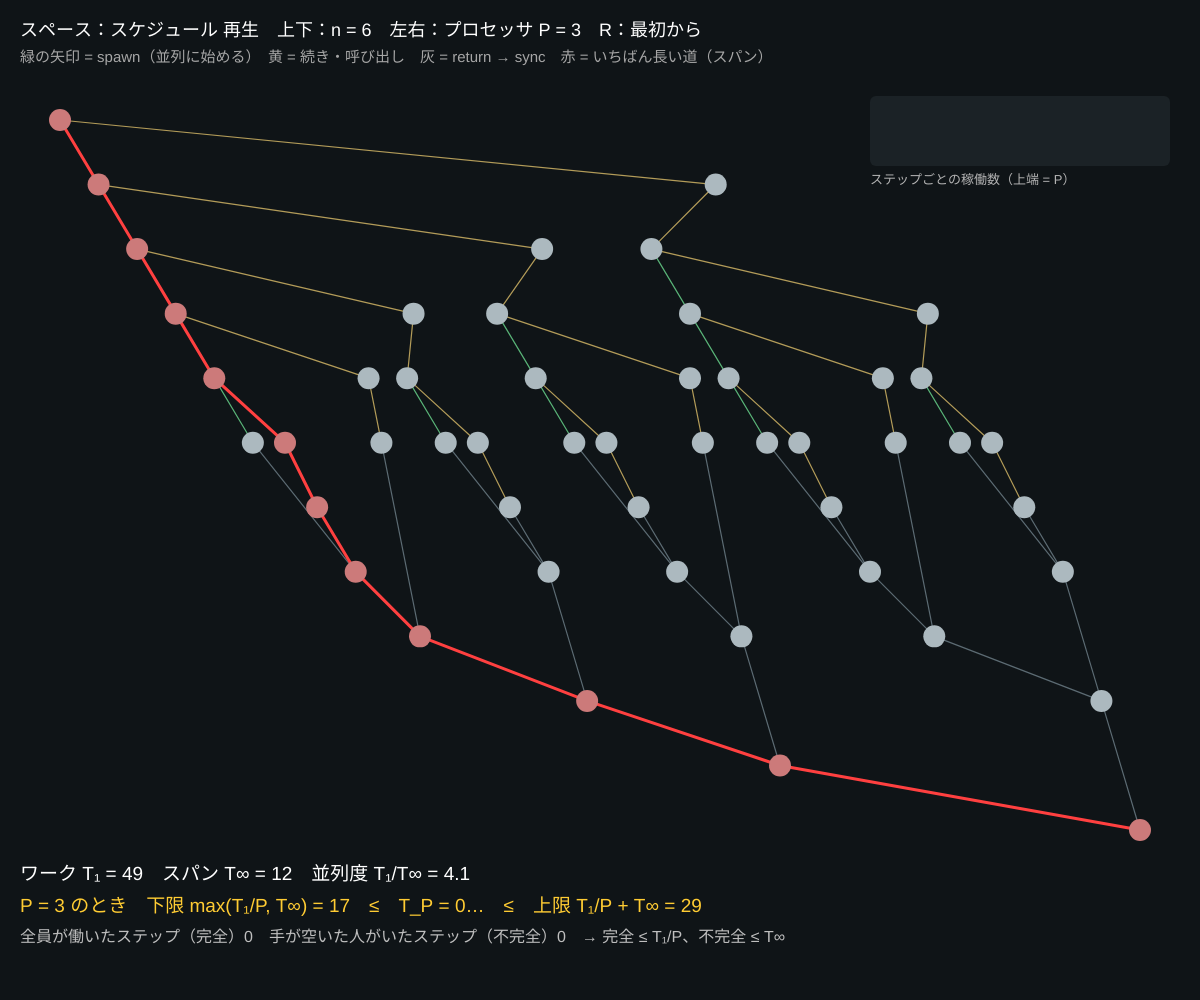
Frame 1 (no input)
Frame 60 (no input): identical to frame 1, image omitted
Frame 120 (the mouse pressed at the canvas centre since frame 60): identical to frame 1, image omitted

The p5.js sketch that drew this single still picture (run headless with seeded random() and noise() and a simulated clock; from frame 60 on, the mouse is pressed at the canvas centre):

// p5.js sketch
// ── sketch.js
// ============================================
// 07 フォーク・ジョイン並列と計算 DAG（並列フィボナッチ）
// 並列フィボナッチ fib(n)：fib(n−1) を spawn（別の人に任せる）しながら、自分は fib(n−2) を計算し、sync で待ち合わせる
// 丸 = ストランド（1 単位時間の仕事）、矢印 = 「これが終わってから」。ワーク T₁ = 丸の数、スパン T∞ = いちばん長い道
// 欲ばりスケジューラ：毎ステップ、準備のできた丸を P 個まで実行。T_P ≤ T₁/P + T∞（ブレントの定理）
// スペース = スケジュール再生・停止 / 上下 = n / 左右 = プロセッサ数 P / R = 最初から
// ============================================

let n = 6, P = 3;
let strands = [], deps = [];
let work = 0, span = 0;
let critical = new Set();
let doneAt = [], tick = 0, running = false, timer = 0;
let busyHistory = [];

function setup() {
  createCanvas(windowWidth, windowHeight);
  colorMode(HSB, 360, 100, 100, 100);
  build();
}

// 並列フィボナッチ fib(n) の DAG をつくる。各呼び出しは 3 つのストランド：A（spawn まで）、B（呼び出しまで）、C（sync の後）
function build() {
  strands = []; deps = [];
  let xCounter = 0;
  function rec(k, depth) {
    if (k <= 1) { let id = strands.length; strands.push({ k, depth, x: xCounter++, kind: 'leaf' }); return { first: id, last: id }; }
    let A = strands.length; strands.push({ k, depth, kind: 'A' });
    let c1 = rec(k - 1, depth + 1);
    let B = strands.length; strands.push({ k, depth, kind: 'B' });
    let c2 = rec(k - 2, depth + 1);
    let C = strands.length; strands.push({ k, depth, kind: 'C' });
    strands[A].x = strands[c1.first].x - 0.6;
    strands[B].x = (strands[c1.last].x + strands[c2.first].x) / 2;
    strands[C].x = strands[c2.last].x + 0.6;
    deps.push([A, c1.first, 'spawn'], [A, B, 'cont'], [B, c2.first, 'call'], [c1.last, C, 'ret'], [c2.last, C, 'ret']);
    return { first: A, last: C };
  }
  rec(n, 0);
  xCounter = max(1, xCounter);
  let minX = min(strands.map((s) => s.x)), maxX = max(strands.map((s) => s.x));
  for (let s of strands) s.px = map(s.x, minX, maxX || 1, 60, width - 60);
  work = strands.length;
  // スパン：トポロジカル順（作った順）で最長路
  let longest = new Array(work).fill(1), from = new Array(work).fill(-1);
  let order = [...Array(work).keys()];
  let preds = strands.map(() => []);
  for (let [a, b] of deps) preds[b].push(a);
  // 依存の順に並べる
  let indeg = strands.map((_, i) => preds[i].length), q = order.filter((i) => indeg[i] === 0), topo = [];
  let succ = strands.map(() => []); for (let [a, b] of deps) succ[a].push(b);
  while (q.length) { let v = q.shift(); topo.push(v); for (let w of succ[v]) if (--indeg[w] === 0) q.push(w); }
  for (let v of topo) for (let a of preds[v]) if (longest[a] + 1 > longest[v]) { longest[v] = longest[a] + 1; from[v] = a; }
  span = max(longest);
  critical = new Set();
  let v = longest.indexOf(span);
  while (v >= 0) { critical.add(v); v = from[v]; }
  // 時間（層）で縦の位置：最長路の長さ
  let maxL = span;
  for (let i = 0; i < work; i++) strands[i].py = map(longest[i], 1, maxL, 120, height - 170);
  strands.forEach((s, i) => (s.preds = preds[i]));
  resetSchedule();
}

function resetSchedule() { doneAt = new Array(work).fill(-1); tick = 0; running = false; busyHistory = []; }

function scheduleTick() {
  let ready = [];
  for (let i = 0; i < work; i++) if (doneAt[i] < 0 && strands[i].preds.every((a) => doneAt[a] >= 0 && doneAt[a] < tick + 1)) ready.push(i);
  if (!ready.length) { running = false; return; }
  tick++;
  let run = ready.slice(0, P);
  run.forEach((i, k) => { doneAt[i] = tick; strands[i].proc = k; });
  busyHistory.push(run.length);
}

function draw() {
  background(200, 35, 9);
  if (running && ++timer % 12 === 0) scheduleTick();
  let r = constrain(260 / sqrt(work), 6, 22);
  for (let [a, b, kind] of deps) {
    let A = strands[a], B = strands[b];
    let crit = critical.has(a) && critical.has(b);
    stroke(crit ? color(0, 75, 100) : kind === 'spawn' ? color(140, 50, 70) : kind === 'ret' ? color(200, 20, 45) : color(45, 50, 70));
    strokeWeight(crit ? 3 : 1.2);
    line(A.px, A.py, B.px, B.py);
  }
  noStroke();
  for (let i = 0; i < work; i++) {
    let s = strands[i];
    if (doneAt[i] > 0) fill((s.proc * 360) / P, 70, 95);
    else fill(critical.has(i) ? color(0, 40, 80) : color(200, 10, 75));
    circle(s.px, s.py, r);
  }
  // 情報
  textAlign(LEFT, BASELINE);
  fill(0, 0, 100); textSize(18);
  text('スペース：スケジュール ' + (running ? '停止' : '再生') + '　上下：n = ' + n + '　左右：プロセッサ P = ' + P + '　R：最初から', 20, 36);
  textSize(15); fill(0, 0, 65);
  text('緑の矢印 = spawn（並列に始める）　黄 = 続き・呼び出し　灰 = return → sync　赤 = いちばん長い道（スパン）', 20, 62);
  let y = height - 120;
  textSize(19); fill(0, 0, 100);
  text('ワーク T₁ = ' + work + '　スパン T∞ = ' + span + '　並列度 T₁/T∞ = ' + nf(work / span, 1, 1), 20, y);
  let lower = max(ceil(work / P), span), upper = ceil(work / P) + span;
  fill(45, 80, 100);
  text('P = ' + P + ' のとき　下限 max(T₁/P, T∞) = ' + lower + '　≤　T_P = ' + (doneAt.every((d) => d > 0) ? tick : tick + '…') + '　≤　上限 T₁/P + T∞ = ' + upper, 20, y + 32);
  let complete = busyHistory.filter((b) => b === P).length;
  fill(0, 0, 75); textSize(16);
  text('全員が働いたステップ（完全）' + complete + '　手が空いた人がいたステップ（不完全）' + (busyHistory.length - complete) + '　→ 完全 ≤ T₁/P、不完全 ≤ T∞', 20, y + 62);
  // プロセッサごとの稼働グラフ
  let gx = width - 330, gy = 96, gw = 300, gh = 70;
  fill(200, 30, 15); rect(gx, gy, gw, gh, 6);
  let bw = gw / max(1, busyHistory.length);
  busyHistory.forEach((b, k) => { fill(140, 60, 90); rect(gx + k * bw, gy + gh - (b / P) * gh, max(1, bw - 1), (b / P) * gh); });
  fill(0, 0, 70); textSize(13); text('ステップごとの稼働数（上端 = P）', gx, gy + gh + 18);
}

function keyPressed() {
  if (key === ' ') { if (doneAt.every((d) => d > 0)) resetSchedule(); running = !running; }
  if (key === UP_ARROW) { n = min(10, n + 1); build(); }
  if (key === DOWN_ARROW) { n = max(2, n - 1); build(); }
  if (key === RIGHT_ARROW) { P = min(16, P + 1); resetSchedule(); }
  if (key === LEFT_ARROW) { P = max(1, P - 1); resetSchedule(); }
  if (key === 'r' || key === 'R') resetSchedule();
}

// ---------- やってみよう ----------
// 1. P = 1 なら T_P = T₁。P を増やすと、どこで速くならなくなる？（並列度 T₁/T∞ あたり）
// 2. n を 1 増やすとワークは約 1.6 倍、スパンは +2 しか増えない → 大きい n ほど並列向き
// 3. ready.slice(0, P) の選び方をランダムにしても、ブレントの上限は必ず守られる
